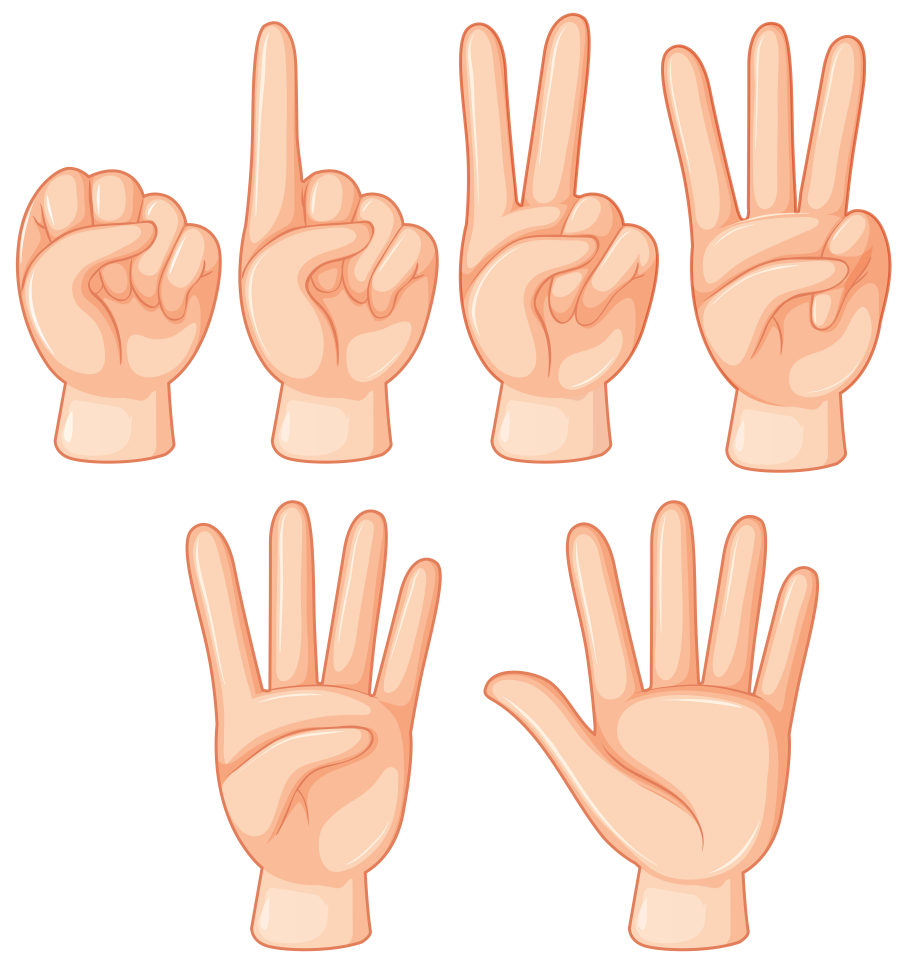
#> input picture team2/KakaoTalk_20241210_203559229.jpg, 4530 x 4856 px (shown at 1/5 size)
$ python -i '성능평가용.py'   (imports and definitions only)
#> lines starting #> are read from the running program, lines starting #| are printed output that depends on the picture
import cv2 as cv
import mediapipe as mp
import glob
import numpy as np
import time
import math

# Mediapipe 손 인식 초기화
mp_hands = mp.solutions.hands
mp_drawing = mp.solutions.drawing_utils

# [5 lines that did not run here, left out]

# 슬라이드 이미지 로드
img_files = sorted(glob.glob('team2/images/*.jpg'))
# [3 lines not run here, left out]

current_slide = 0
total_slides = len(img_files)
canvas_size = (800, 800)
# [1 line not run here, left out]
# [1 line that did not run here, left out]

slide_pen_layers = [np.zeros((*canvas_size, 4), dtype=np.uint8) for _ in range(total_slides)]
slide_highlight_layers = [np.zeros((*canvas_size, 4), dtype=np.uint8) for _ in range(total_slides)]

pen_layer = slide_pen_layers[current_slide].copy()
highlight_layer = slide_highlight_layers[current_slide].copy()

tool_margin_left = 150
tool_max_x, tool_max_y = 250 + tool_margin_left, 50
curr_tool = "laser pointer"
time_init = True
rad = 40
var_inits = False
prevx, prevy = 0, 0

thick_pen = 4
thick_highlighter = 30
thick_erase = 25

selection_done = False
selected_area_pen = None
selected_area_highlight = None
x_offset = 0
y_offset = 0
selection_cooldown = 0

# [1 line not run here, left out]
# [1 line that did not run here, left out]

color_margin_left = 400
color_max_x, color_max_y = 800, 50

COLOR_SECTIONS = {
    "red": ((420, 25), (0, 0, 255)),
    "yellow": ((460, 25), (0, 255, 255)),
    "green": ((500, 25), (0, 255, 0)),
    "blue": ((540, 25), (255, 0, 0)),
    "black": ((580, 25), (0, 0, 0))
}


def draw_color_circles(image):
    for color, (center, bgr_color) in COLOR_SECTIONS.items():
        cv.circle(image, center, 20, bgr_color, -1)
# [1 line not run here, left out]


# [7 lines left out: function calculate_thumb_angle, not called in this run]


last_slide_time = 0
slow_delay = 1.3
fast_delay = 0.1


# [17 lines left out: functions get_tool, get_color, not called in this run]

summary_images = []
image_sizes = []
summary_operations = []
last_pinch_time = None
pinch_count = 0
selected_summary_index = -1
moving_summary = False
moving_summary_index = -1

crop_start_point = None
crop_end_point = None
cropping = False

rotation_mode = False
rotation_angle = 0
rotation_start_time = None
rotation_delay = 0.5
current_cropped_image = None

selected_color = (0, 0, 255)
selected_tool = None
current_transformation_tool = None

# [9 lines left out: function detect_thumb_direction, not called in this run]

middle_finger_up_start = 0
middle_finger_delay = 0.5
middle_finger_confirmed = False

def is_finger_up(hand, finger_tip_id, finger_pip_id):
    return hand.landmark[finger_tip_id].y < hand.landmark[finger_pip_id].y

# [168 lines left out: functions check_middle_finger_status, is_all_fingers_up, is_fist, is_one, is_two, is_three and 5 more, not called in this run]

ctime = None
ptime = None
timer_running = False
start_time = None

mode_select_time = None
select_mode = None

x1, y1 = 0, 0
xii, yii = 0, 0
max_H, max_W = 0, 0

should_close_rotating_window = False

erase_click_count = 0

smoothed_x = None
smoothed_y = None
alpha = 0.2

def process_frame(frame):
    global curr_tool, time_init, rad, var_inits, prevx, prevy
    global selection_done, selected_area_pen, selected_area_highlight
    global x_offset, y_offset, selection_cooldown
    global ctime, ptime
    global timer_running, start_time
    global selected_color, selected_tool
    global x1, y1, xii, yii
    global slide_image_copy
    global rotation_mode, rotation_angle, current_cropped_image
    global summary_images, summary_operations
    global pinch_count, last_pinch_time
    global crop_start_point, crop_end_point, cropping
    global rotation_start_time, rotation_delay
    global should_close_rotating_window
    global moving_summary, moving_summary_index
    global pen_layer, highlight_layer
    global mode_select_time, select_mode
    global erase_click_count
    global current_time, last_slide_time, slide_delay
    global current_slide, slide_image
    global smoothed_x, smoothed_y, alpha
    global max_H, max_W
    global current_transformation_tool

    current_time = time.time()
    rgb = cv.cvtColor(frame, cv.COLOR_BGR2RGB)
    op = hand_landmark.process(rgb)

    pointer_layer = np.full((*canvas_size, 3), 255, dtype=np.uint8)

    # rotation_mode 상태일 때는 landmarks를 여기서 그리지 않음.
    # 회전 모드에서는 main 루프에서 손을 그리지 않고 여기서도 손에 관한 처리만.
    # 즉, 손 랜드마크는 rotation_mode 아닐 때 main loop에서만 그릴 것.
    if rotation_mode:
        # rotation_mode일 때는 draw_landmarks 호출 없음.
        if op.multi_hand_landmarks:
            for hand in op.multi_hand_landmarks:
                if current_time - rotation_start_time > rotation_delay:
                    thumb_direction = detect_thumb_direction(hand, 4, 2)
                    if thumb_direction == "left":
                        rotation_angle -= 2
                    elif thumb_direction == "right":
                        rotation_angle += 2
                    if is_all_fingers_up(hand):
                        rotated_image = rotate_image(current_cropped_image, rotation_angle)
                        if len(summary_images) >= 4:
                            summary_images.pop(0)
                            image_sizes.pop(0)
                            summary_operations.pop(0)

                        h, w = rotated_image.shape[:2]
                        image_sizes.append((h, w))
                        if current_transformation_tool is not None:
                            final_operation = current_transformation_tool + "+rotated"
                        else:
                            final_operation = "rotated"

                        summary_images.append(rotated_image.copy())
                        summary_operations.append(final_operation)

                        print(f"Rotated image added to summary. Total summary images: {len(summary_images)}")
                        rotation_mode = False
                        should_close_rotating_window = True
                        curr_tool = 'laser pointer'
                        print("Rotation confirmed. Switched back to laser pointer.")

        if rotation_mode and current_cropped_image is not None:
            rotated_image = rotate_image(current_cropped_image, rotation_angle)
            cv.imshow("Rotating Image", rotated_image)

        return pointer_layer

    # rotation_mode가 아닐 때의 처리 로직
    if op.multi_hand_landmarks:
        for hand in op.multi_hand_landmarks:
            # 이 위치에서만 한 번 손 랜드마크를 그림
            mp_drawing.draw_landmarks(frame, hand, mp_hands.HAND_CONNECTIONS)
            if is_fist(hand) and not timer_running:
                start_time = time.time()
                timer_running = True
                print("Lecture timer started.")

            x = int(hand.landmark[8].x * canvas_size[0])
            y = int(hand.landmark[8].y * canvas_size[1])

            if tool_margin_left < x < tool_max_x and y < tool_max_y:
                if time_init:
                    ctime = time.time()
                    time_init = False
                ptime = time.time()

                cv.circle(slide_image_copy, (x, y), rad, (0, 255, 255), 2)
                rad -= 1

                if (ptime - ctime) > 0.8:
                    selected_tool = get_tool(x)
                    if curr_tool == selected_tool:
                        if selected_tool == "erase":
                            pen_layer[:, :] = 0
                            highlight_layer[:, :] = 0
                            curr_tool = "laser pointer"
                            print("Erase all drawings. Switched back to laser pointer.")
                        else:
                            curr_tool = "laser pointer"
                            print("Tool deactivated. Switched back to laser pointer.")
                    else:
                        curr_tool = selected_tool
                        print("Your current tool set to:", curr_tool)
                    time_init = True
                    rad = 40
            else:
                time_init = True
                rad = 40

            if color_margin_left <= x <= color_max_x and y <= color_max_y:
                selected_color_name = get_color(x)
                if selected_color_name:
                    color_map = {
                        "red": (0, 0, 255),
                        "yellow": (0, 255, 255),
                        "green": (0, 255, 0),
                        "blue": (255, 0, 0),
                        "black": (0, 0, 0),
                    }
                    selected_color = color_map[selected_color_name]
                    print(f"Selected color: {selected_color_name}")
                cv.circle(pointer_layer, (x, y), 5, (0, 0, 255), -1)

            index_up = is_finger_up(hand, 8, 6)
            middle_up = is_finger_up(hand, 12, 10)
            middle_confirmed = check_middle_finger_status(middle_up)
            fingers_up_status = index_up and middle_up
            fingers_up_status_highlighter = index_up and middle_confirmed

            if curr_tool == "laser pointer":
                cv.circle(pointer_layer, (x, y), 5, (0, 0, 255), -1)
            elif curr_tool == "erase":
                size = thick_erase
                cv.rectangle(pointer_layer, (x - size // 2, y - size // 2),
                             (x + size // 2, y + size // 2), (0, 0, 0), -1)
            elif curr_tool == "highlighter":
                cv.circle(pointer_layer, (x, y), thick_highlighter // 2, selected_color, 2)
            elif curr_tool == "draw":
                cv.circle(pointer_layer, (x, y), thick_pen // 2, selected_color, 2)
            elif curr_tool in ["crop", "enlarge", "shrink", "select_move"]:
                size_rect = 10
                cv.rectangle(pointer_layer, (x - size_rect // 2, y - size_rect // 2),
                             (x + size_rect // 2, y + size_rect // 2), (0, 255, 255), 2)

            if curr_tool == "draw":
                if fingers_up_status:
                    if smoothed_x is None or smoothed_y is None:
                        smoothed_x, smoothed_y = x, y
                    else:
                        smoothed_x = int(alpha * x + (1 - alpha) * smoothed_x)
                        smoothed_y = int(alpha * y + (1 - alpha) * smoothed_y)

                    if prevx != 0 and prevy != 0:
                        color_with_alpha = selected_color + (255,)
                        cv.line(pen_layer, (prevx, prevy), (smoothed_x, smoothed_y), color_with_alpha, thick_pen)
                    prevx, prevy = smoothed_x, smoothed_y
                else:
                    prevx, prevy = 0, 0
                    smoothed_x, smoothed_y = None, None

            elif curr_tool == "highlighter":
                if fingers_up_status_highlighter:
                    if smoothed_x is None or smoothed_y is None:
                        smoothed_x, smoothed_y = x, y
                    else:
                        smoothed_x = int(alpha * x + (1 - alpha) * smoothed_x)
                        smoothed_y = int(alpha * y + (1 - alpha) * smoothed_y)

                    if prevx != 0 and prevy != 0:
                        color_with_alpha = selected_color + (int(255 * 0.4),)
                        cv.line(highlight_layer, (prevx, prevy), (smoothed_x, smoothed_y), color_with_alpha, thick_highlighter)
                    prevx, prevy = smoothed_x, smoothed_y
                else:
                    prevx, prevy = 0, 0
                    smoothed_x, smoothed_y = None, None

            elif curr_tool == "select mode":
                if time.time() > selection_cooldown:
                    if is_one(hand):
                        if mode_select_time is None:
                            mode_select_time = time.time()
                        elif time.time() - mode_select_time > 0.8:
                            select_mode = "crop"
                            curr_tool = "crop"
                            print("Mode selected: crop")
                            mode_select_time = None
                            selection_cooldown = time.time() + 1.0
                            var_inits = False
                    elif is_two(hand):
                        if mode_select_time is None:
                            mode_select_time = time.time()
                        elif time.time() - mode_select_time > 0.8:
                            select_mode = "enlarge"
                            curr_tool = "enlarge"
                            print("Mode selected: enlarge")
                            mode_select_time = None
                            selection_cooldown = time.time() + 1.0
                            var_inits = False
                    elif is_three(hand):
                        if mode_select_time is None:
                            mode_select_time = time.time()
                        elif time.time() - mode_select_time > 0.8:
                            select_mode = "shrink"
                            curr_tool = "shrink"
                            print("Mode selected: shrink")
                            mode_select_time = None
                            selection_cooldown = time.time() + 1.0
                            var_inits = False
                    else:
                        mode_select_time = None
                else:
                    mode_select_time = None
            elif curr_tool == "crop":
                process_crop_tool(hand, x, y, tool_type="crop")
            elif curr_tool == "enlarge":
                process_crop_tool(hand, x, y, fx=2.0, fy=2.0, tool_type="enlarge")
            elif curr_tool == "shrink":
                process_crop_tool(hand, x, y, fx=0.6, fy=0.6, tool_type="shrink")
            elif curr_tool == "select_move":
                # 선택 이동 로직
                if not selection_done:
                    if time.time() > selection_cooldown:
                        if fingers_up_status:
                            if not var_inits:
                                x1, y1 = x, y
                                var_inits = True
                            else:
                                # 점선 네모 박스 표시
                                rect_start = (x1, y1)
                                rect_end = (x, y)
                                thickness = 2
                                line_type = cv.LINE_AA
                                color = (255, 255, 0)
                                dash_length = 10
                                x_min, x_max = min(x1, x), max(x1, x)
                                y_min, y_max = min(y1, y), max(y1, y)
                                for i in range(x_min, x_max, dash_length * 2):
                                    cv.line(slide_image_copy, (i, y_min), (i + dash_length, y_min), color, thickness, line_type)
                                    cv.line(slide_image_copy, (i, y_max), (i + dash_length, y_max), color, thickness, line_type)
                                for i in range(y_min, y_max, dash_length * 2):
                                    cv.line(slide_image_copy, (x_min, i), (x_min, i + dash_length), color, thickness, line_type)
                                    cv.line(slide_image_copy, (x_max, i), (x_max, i + dash_length), color, thickness, line_type)
                        elif index_up and not middle_up:
                            if var_inits:
                                x_start, x_end = min(x1, x), max(x1, x)
                                y_start, y_end = min(y1, y), max(y1, y)
                                selected_area_pen = pen_layer[y_start:y_end, x_start:x_end].copy()
                                selected_area_highlight = highlight_layer[y_start:y_end, x_start:x_end].copy()
                                x_offset = x_start
                                y_offset = y_start
                                selection_done = True
                                var_inits = False
                                print("Selection completed. Switched to move mode.")
                                pen_layer[y_start:y_end, x_start:x_end] = 0
                                highlight_layer[y_start:y_end, x_start:x_end] = 0
                else:
                    # selection_done == True, 영역이 선택된 상태
                    if index_up and not middle_up:
                        if selected_area_pen is not None:
                            w = selected_area_pen.shape[1]
                            h = selected_area_pen.shape[0]
                        elif selected_area_highlight is not None:
                            w = selected_area_highlight.shape[1]
                            h = selected_area_highlight.shape[0]
                        else:
                            w = h = 0
                        x_offset = x - w // 2
                        y_offset = y - h // 2
                    elif fingers_up_status:
                        if selected_area_pen is not None:
                            w = selected_area_pen.shape[1]
                            h = selected_area_pen.shape[0]
                        elif selected_area_highlight is not None:
                            w = selected_area_highlight.shape[1]
                            h = selected_area_highlight.shape[0]
                        else:
                            w = h = 0

                        x_offset = x - w // 2
                        y_offset = y - h // 2

                        # pen 복원
                        if selected_area_pen is not None:
                            h_pen, w_pen = selected_area_pen.shape[:2]
                            x1_dst_pen = max(0, x_offset)
                            y1_dst_pen = max(0, y_offset)
                            x2_dst_pen = min(canvas_size[0], x_offset + w_pen)
                            y2_dst_pen = min(canvas_size[1], y_offset + h_pen)

                            x1_src_pen = x1_dst_pen - x_offset
                            y1_src_pen = y1_dst_pen - y_offset
                            x2_src_pen = x1_src_pen + (x2_dst_pen - x1_dst_pen)
                            y2_src_pen = y1_src_pen + (y2_dst_pen - y1_dst_pen)

                            selected_area_moved_pen = selected_area_pen[y1_src_pen:y2_src_pen, x1_src_pen:x2_src_pen]
                            b_pen, g_pen, r_pen, a_pen = cv.split(selected_area_moved_pen)
                            mask_pen = a_pen
                            cv.copyTo(selected_area_moved_pen, mask_pen, pen_layer[y1_dst_pen:y2_dst_pen, x1_dst_pen:x2_dst_pen])

                        # highlight 복원
                        if selected_area_highlight is not None:
                            h_highlight, w_highlight = selected_area_highlight.shape[:2]
                            x1_dst_highlight = max(0, x_offset)
                            y1_dst_highlight = max(0, y_offset)
                            x2_dst_highlight = min(canvas_size[0], x_offset + w_highlight)
                            y2_dst_highlight = min(canvas_size[1], y_offset + h_highlight)

                            x1_src_highlight = x1_dst_highlight - x_offset
                            y1_src_highlight = y1_dst_highlight - y_offset
                            x2_src_highlight = x1_src_highlight + (x2_dst_highlight - x1_dst_highlight)
                            y2_src_highlight = y1_src_highlight + (y2_dst_highlight - y1_dst_highlight)

                            selected_area_moved_highlight = selected_area_highlight[y1_src_highlight:y2_src_highlight, x1_src_highlight:x2_src_highlight]
                            b_highlight, g_highlight, r_highlight, a_highlight = cv.split(selected_area_moved_highlight)
                            mask_highlight = a_highlight
                            cv.copyTo(selected_area_moved_highlight, mask_highlight, highlight_layer[y1_dst_highlight:y2_dst_highlight, x1_dst_highlight:x2_dst_highlight])

                        selected_area_pen = None
                        selected_area_highlight = None
                        selection_done = False
                        var_inits = False
                        selection_cooldown = time.time() + 0.8
                        print("Position confirmed.")

            elif curr_tool == "erase":
                if fingers_up_status:
                    cv.circle(pen_layer, (x, y), thick_erase, (0, 0, 0, 0), -1)
                    cv.circle(highlight_layer, (x, y), thick_erase, (0, 0, 0, 0), -1)

            if curr_tool == "laser pointer" and check_pinch_gesture(hand):
                summary_index = check_summary_area(x, y)
                if summary_index != -1 and len(summary_images) > summary_index:
                    if not moving_summary:
                        moving_summary = True
                        moving_summary_index = summary_index
                        print(f"Selected summary {moving_summary_index + 1} for moving.")
                    else:
                        target_index = summary_index
                        if target_index != moving_summary_index:
                            summary_images[moving_summary_index], summary_images[target_index] = summary_images[target_index], summary_images[moving_summary_index]
                            image_sizes[moving_summary_index], image_sizes[target_index] = image_sizes[target_index], image_sizes[moving_summary_index]
                            summary_operations[moving_summary_index], summary_operations[target_index] = summary_operations[target_index], summary_operations[moving_summary_index]
                            print(f"Swapped summary {moving_summary_index + 1} with summary {target_index + 1}.")
                        moving_summary = False
                        moving_summary_index = -1

    return pointer_layer

# [1 line not run here, left out]

mode = 'lecture'
lecture_duration = 100
break_duration = 5
display_time = lecture_duration

# [255 lines not run here, left out]

>>> import cv2
>>> picture = cv2.imread('../KakaoTalk_20241210_203559229.jpg', cv2.IMREAD_GRAYSCALE)
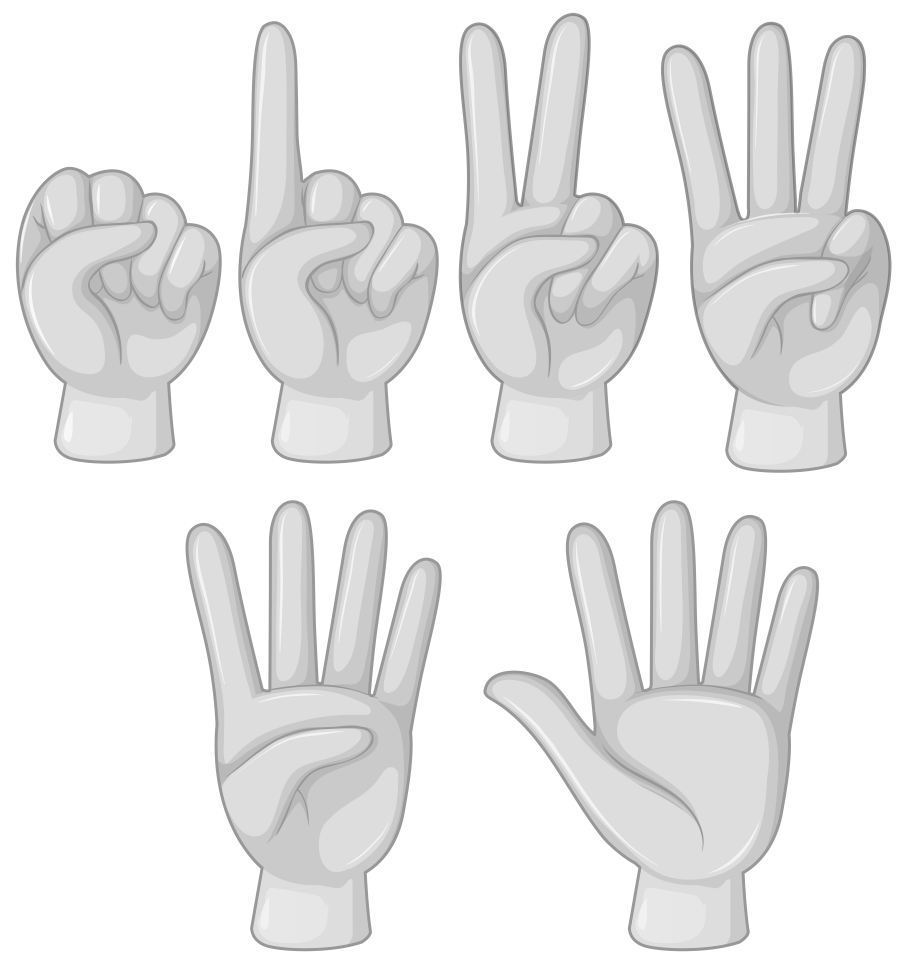
#> picture: shape (4856, 4530) (shown at 1/5 size); min 119, max 255, mean 234.7
>>> result = process_frame(picture)
#> (the run stopped early here; a loop or call above may not have finished)
